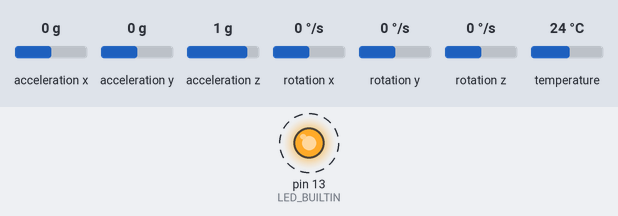
The program below on a simulated Arduino Uno, built with avr-gcc and run on an emulated ATmega328P. Parts: output pins drawn as LEDs (lit = HIGH). Dashed ring = blinking. Inputs (shaded band) come from the test bench; at power-on: acceleration x 0 g, acceleration y 0 g, acceleration z 1 g, rotation x 0 °/s, rotation y 0 °/s, rotation z 0 °/s, temperature 24 °C. What the program prints to the serial monitor is not drawn.

Above: at 3.2 s.
Timing chart, 0 to 6.0 s (numbered marks = the images above):
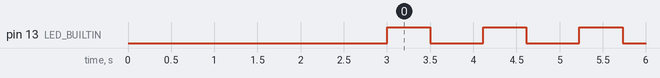

Measured:
- by itself, pin 13 (LED_BUILTIN): alternates HIGH for 0.50 s and LOW for 0.61 s

The program:

main.cpp
```cpp
#include <MPU6050_tockn.h>
#include <Wire.h>

// put function declarations here:
int myFunction(int, int);

MPU6050 mpu6050(Wire);
long timer = 0;
void setup() {
  // put your setup code here, to run once:
  Serial.begin(9600);
  Wire.begin();
  mpu6050.begin();
  mpu6050.calcGyroOffsets(true);
  pinMode(LED_BUILTIN, OUTPUT);

}

void loop() {
  // put your main code here, to run repeatedly:
  digitalWrite(LED_BUILTIN, HIGH);
  delay(500);
  digitalWrite(LED_BUILTIN, LOW);
  delay(500);

  mpu6050.update();

  if(millis() - timer > 5) {

    Serial.println("======================");
    Serial.print("temp : ");
    Serial.println(mpu6050.getTemp());

    //now gettin the accel values
    Serial.print("accX : "); Serial.print(mpu6050.getAccX());
    Serial.print("\taccY : "); Serial.print(mpu6050.getAccY());
    Serial.print("\taccZ : "); Serial.println(mpu6050.getAccZ());

    Serial.print("gyroX : "); Serial.print(mpu6050.getGyroX());
    Serial.print("\tgyroY : "); Serial.print(mpu6050.getGyroY());
    Serial.print("\tgyroZ : "); Serial.println(mpu6050.getGyroZ());

    Serial.print("agnelX : "); Serial.print(mpu6050.getAngleX());
    Serial.print("\tagnelY : "); Serial.print(mpu6050.getAngleY());
    Serial.print("\tagnelZ : "); Serial.println(mpu6050.getAngleZ());
    Serial.println("=============");
    timer = millis();

  }


}

// put function definitions here:
int myFunction(int x, int y) {
  return x + y;
}
```
